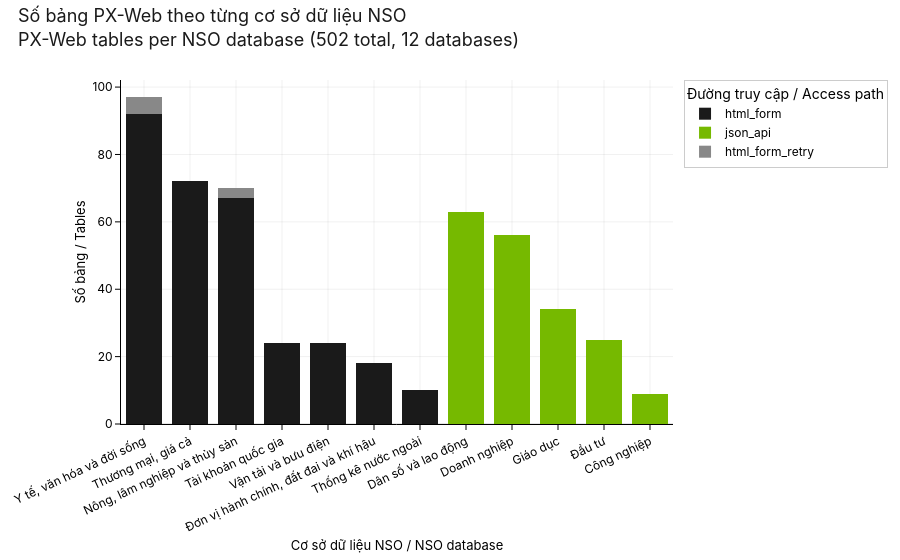

The code cell stored with this chart in its notebook:
### Markdown cell above
## §1 — Catalogue overview

Before diving into specific topics, what does the catalog *as a whole*
look like? Three angles: tables-per-database, cells-per-table, and the
most-used variable codes.

The colour split of fig 01 (`json_api` vs `html_form`) is the key
insight — two-thirds of the catalog lives behind the legacy ASP.NET
form workflow; if we hadn't built the
[`pxweb_html.py`](packages/scraper/pxweb_html.py) scraper we'd be
missing 315 of 502 tables.

### Code cell
'''Figure 01 — tables per database, coloured by access path.'''
db_summary = (
    catalog.groupby(['database', 'source']).size()
    .reset_index(name='n_tables')
    .sort_values('n_tables', ascending=False)
)

fig01 = px.bar(
    db_summary, x='database', y='n_tables', color='source',
    title=vi_en('Số bảng PX-Web theo từng cơ sở dữ liệu NSO',
                 'PX-Web tables per NSO database (502 total, 12 databases)'),
    labels={'database': vi_en('Cơ sở dữ liệu NSO', 'NSO database'),
             'n_tables': vi_en('Số bảng', 'Tables'),
             'source':   vi_en('Đường truy cập', 'Access path')},
    color_discrete_map={'json_api': NV_GREEN, 'html_form': NV_DARK},
)
fig01.update_layout(barmode='stack', xaxis_tickangle=-25, height=560)
apply_nvidia_style(fig01)
save_figure(fig01, '01_tables_per_database', width=1100, height=560)
fig01.show()

### Figure 1 — Plotly figure (JSON) as saved in the notebook; plotly's stock layout.template omitted (floating-point values rounded to 4 significant figures)
{"data": [{"cliponaxis": false, "hovertemplate": "Đường truy cập / Access path=html_form<br>Cơ sở dữ liệu NSO / NSO database=%{x}<br>Số bảng / Tables=%{y}<extra></extra>", "legendgroup": "html_form", "marker": {"color": "#1A1A1A", "pattern": {"shape": ""}}, "name": "html_form", "orientation": "v", "showlegend": true, "textposition": "auto", "type": "bar", "x": ["Y tế, văn hóa và đời sống", "Thương mại, giá cả", "Nông, lâm nghiệp và thủy sản", "Tài khoản quốc gia", "Vận tải và bưu điện", "Đơn vị hành chính, đất đai và khí hậu", "Thống kê nước ngoài"], "xaxis": "x", "y": [92, 72, 67, 24, 24, 18, 10], "yaxis": "y"}, {"cliponaxis": false, "hovertemplate": "Đường truy cập / Access path=json_api<br>Cơ sở dữ liệu NSO / NSO database=%{x}<br>Số bảng / Tables=%{y}<extra></extra>", "legendgroup": "json_api", "marker": {"color": "#76B900", "pattern": {"shape": ""}}, "name": "json_api", "orientation": "v", "showlegend": true, "textposition": "auto", "type": "bar", "x": ["Dân số và lao động", "Doanh nghiệp", "Giáo dục", "Đầu tư", "Công nghiệp"], "xaxis": "x", "y": [63, 56, 34, 25, 9], "yaxis": "y"}, {"cliponaxis": false, "hovertemplate": "Đường truy cập / Access path=html_form_retry<br>Cơ sở dữ liệu NSO / NSO database=%{x}<br>Số bảng / Tables=%{y}<extra></extra>", "legendgroup": "html_form_retry", "marker": {"color": "#888888", "pattern": {"shape": ""}}, "name": "html_form_retry", "orientation": "v", "showlegend": true, "textposition": "auto", "type": "bar", "x": ["Y tế, văn hóa và đời sống", "Nông, lâm nghiệp và thủy sản"], "xaxis": "x", "y": [5, 3], "yaxis": "y"}], "layout": {"barmode": "stack", "colorway": ["#76B900", "#000000", "#888888", "#B5D88A", "#444444", "#CCCCCC"], "font": {"color": "#000000", "family": "NVIDIA Sans, NVIDIASans, NVIDIA, Inter, Helvetica Neue, Helvetica, Arial, sans-serif", "size": 13}, "height": 560, "hoverlabel": {"bgcolor": "#000000", "bordercolor": "#76B900", "font": {"color": "#FFFFFF", "family": "NVIDIA Sans, NVIDIASans, NVIDIA, Inter, Helvetica Neue, Helvetica, Arial, sans-serif", "size": 12}}, "legend": {"bgcolor": "rgba(255,255,255,0.92)", "bordercolor": "#CCCCCC", "borderwidth": 1, "font": {"color": "#000000", "family": "NVIDIA Sans, NVIDIASans, NVIDIA, Inter, Helvetica Neue, Helvetica, Arial, sans-serif", "size": 12}, "title": {"text": "Đường truy cập / Access path"}, "tracegroupgap": 0}, "margin": {"b": 80, "l": 120, "r": 80, "t": 80}, "paper_bgcolor": "#FFFFFF", "plot_bgcolor": "#FFFFFF", "title": {"font": {"color": "#1A1A1A", "family": "NVIDIA Sans, NVIDIASans, NVIDIA, Inter, Helvetica Neue, Helvetica, Arial, sans-serif", "size": 18}, "text": "Số bảng PX-Web theo từng cơ sở dữ liệu NSO<br>PX-Web tables per NSO database (502 total, 12 databases)", "x": 0.02, "xanchor": "left", "y": 0.96}, "xaxis": {"anchor": "y", "automargin": true, "domain": [0, 1], "gridcolor": "rgba(0,0,0,0.06)", "linecolor": "#000000", "linewidth": 1, "mirror": false, "showgrid": true, "showline": true, "tickangle": -25, "tickcolor": "#000000", "tickfont": {"color": "#000000", "family": "NVIDIA Sans, NVIDIASans, NVIDIA, Inter, Helvetica Neue, Helvetica, Arial, sans-serif", "size": 12}, "ticks": "outside", "title": {"font": {"color": "#000000", "family": "NVIDIA Sans, NVIDIASans, NVIDIA, Inter, Helvetica Neue, Helvetica, Arial, sans-serif", "size": 13}, "text": "Cơ sở dữ liệu NSO / NSO database"}, "zeroline": true, "zerolinecolor": "#CCCCCC"}, "yaxis": {"anchor": "x", "automargin": true, "domain": [0, 1], "gridcolor": "rgba(0,0,0,0.06)", "linecolor": "#000000", "linewidth": 1, "mirror": false, "showgrid": true, "showline": true, "tickcolor": "#000000", "tickfont": {"color": "#000000", "family": "NVIDIA Sans, NVIDIASans, NVIDIA, Inter, Helvetica Neue, Helvetica, Arial, sans-serif", "size": 12}, "ticks": "outside", "title": {"font": {"color": "#000000", "family": "NVIDIA Sans, NVIDIASans, NVIDIA, Inter, Helvetica Neue, Helvetica, Arial, sans-serif", "size": 13}, "text": "Số bảng / Tables"}, "zeroline": true, "zerolinecolor": "#CCCCCC"}}}
